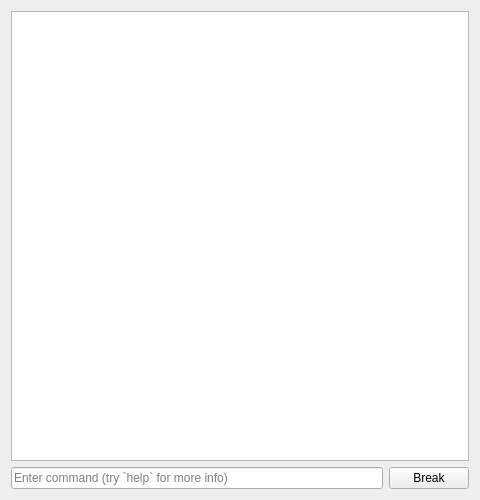
<?xml version="1.0" encoding="UTF-8"?>
<ui version="4.0">
 <class>QGBA::DebuggerConsole</class>
 <widget class="QWidget" name="QGBA::DebuggerConsole">
  <property name="geometry">
   <rect>
    <x>0</x>
    <y>0</y>
    <width>480</width>
    <height>500</height>
   </rect>
  </property>
  <property name="windowTitle">
   <string>Debugger</string>
  </property>
  <layout class="QGridLayout" name="gridLayout">
   <item row="1" column="0">
    <widget class="QLineEdit" name="prompt">
     <property name="placeholderText">
      <string>Enter command (try `help` for more info)</string>
     </property>
    </widget>
   </item>
   <item row="1" column="1">
    <widget class="QPushButton" name="breakpoint">
     <property name="text">
      <string>Break</string>
     </property>
    </widget>
   </item>
   <item row="0" column="0" colspan="2">
    <widget class="QGBA::LogWidget" name="log">
     <property name="readOnly">
      <bool>true</bool>
     </property>
    </widget>
   </item>
  </layout>
 </widget>
 <customwidgets>
  <customwidget>
   <class>QGBA::LogWidget</class>
   <extends>QPlainTextEdit</extends>
   <header>LogWidget.h</header>
  </customwidget>
 </customwidgets>
 <resources/>
 <connections/>
</ui>
